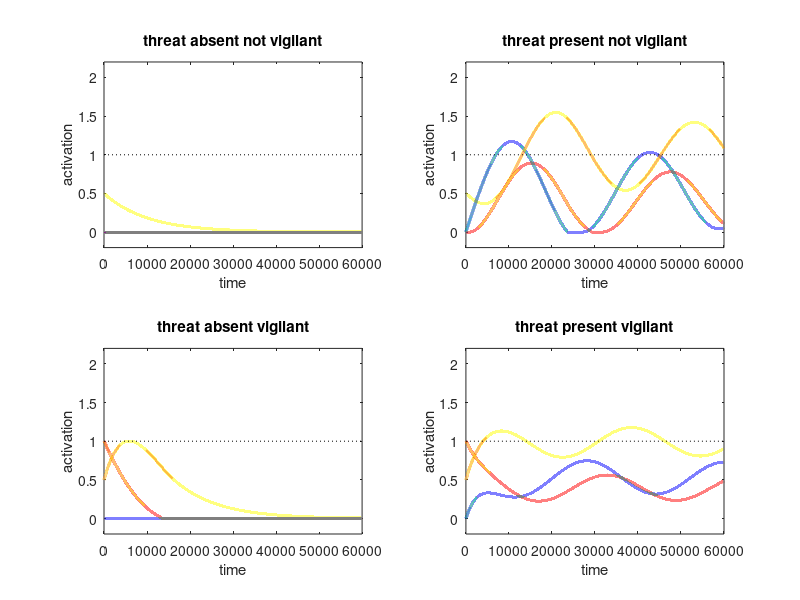

This chart was generated by the following MATLAB code:
function tstats=bada_nn_1999(psychstates,graphics)
% conceptual model to show why / how we shut down
% conceptual mechanisms
%   we don't like internal or external pain
%   so we are vigilant for external pain until the internal pain of it becomes too much
%      and we shut down internal pain / experience

if nargin<1, psychstates={'wellregulated'}; end
if nargin<2, graphics=1; end

if ~iscell(psychstates)
  psychstates={psychstates};
end

%comment

tstats.psychstates=psychstates;
%%%%%%%%%%%%%%%%%%%%%%%%%%%%%%%%%%%%%%%%%%%%%%%%%%%%%%%%
%% initialize the network for healthy and ruminative and BADA people
nodenames={'threat','vigilance','avoidance'};
tstats.nodenames=nodenames;
%over the diagonal is feed forward
% under the diagonal is feed backward
%healthywmat=[ 1        .5        0           ;   % external threat
%              0         1       .5           ;   % Salience/vigilance/rum
%	          -1       -.5        1         ];    % avoidance/control

momentum=.001;
timelimit=60000;
stimtime=60000;
noisemag=0;
%decvec=[0 -.0002 -.0002]; % natural decay in absence of stimuli
decvec=[0 0 0];
%noisemag=0.0001; % tiny noise completely changes the network - adds threat
                  % where there is none

%%%%%%%%%%%%%%%%%%%%%%%%%%%%%%%%%%%%%%%%%%%%%%%%%%%%%%%%%%%%%%%%
%% states we will model
% where we start
startstate=[0 0 0.5 ; % threat absent not vigilant
 	        0 0 0.5 ; % threat present not vigilant
	        0 1 0.5 ; % threat absent vigilant
	        0 1 0.5 ]; % threat present vigilant

% what comes in
instates= [0  0  0 ; % threat absent not vigilant
	      .1  0  0 ; % threat present not vigilant
	       0 0 0 ; % threat absent vigilant
	      .1 0 0 ]; % threat present vigilant

instatenames={'threat absent not vigilant','threat present not vigilant','threat absent vigilant','threat present vigilant'};
%%%%%%%%%%%%%%%%%%%%%%%%%%%%%%%%%%%%%%%%%%%%%%%%%%%%%%%
wthreatthreat=[1 1];
wthreatvigilance=[1 2];
wthreatavoid=[1 3];
wvigilancethreat=[2 1];
wvigilancevigilance=[2 2];
wvigilanceavoid=[2 3];
wavoidthreat=[3 1];
wavoidvigilance=[3 2];
wavoidavoid=[3 3];

wmat=[  .9        .15        0           ;   % external threat
   	     0         .9       .25          ;   % vigilance/salience
	  -.25       -.04        .9         ];   % avoidance/control


for statenum=1:length(psychstates)
  statetouse=psychstates{statenum};
  switch statetouse
   case 'reactive'
    % clearly that is fairly extreme
    % suppose we want sustained low level vigilance, just enough control
    wmat(1,2)=.6; % increase threat-vigilance
   case 'depressed' % low prefrontal inhibition
    wmat(2,3)=.05; % decrease vigilance->avoidance
   case 'ruminative'
    wmat(2,2)=1; % increase autoconnectivity of vigilance
   case 'avoidant'
    wmat(2,3)=.4;
   case 'noisy' % same as reactive but with noise
    noisemag=.00005;
   case 'lowperceive'
    wmat(1,2)=.015;
   case 'lowvigilant'
    wmat(2,2)=.5;
   case 'overcontrol'
    wmat(2,3)=.4;
   case 'wellregulated'
   case 'useglobals'
    global gwmat gstartstate ginstates;
    wmat=gwmat; startstate=gstartstate; instates=ginstates;
  end
end

tstats.wmat=wmat;



%%%%%%%%%%%%%%%%%%%%%%%%%%%%%%%%%%%%%%%%%%%%%%%%%%%%%%%%%%
%% Show the network's behavior


% healthy matrix
if graphics, figure(1); clf; end
for instate=1:size(instates,1)
  instate
  percept=squeeze(3.*momentum.*instates(instate,:))
  noisevec=noisemag.*(randn(1,length(percept))-.5);
  invec(1,:)=startstate(instate,:);
  for time=2:timelimit
    if time<stimtime
      invec(time,:)=slimit(decvec+noisevec+percept+(1-momentum).*invec(time-1,:)+(momentum.*((wmat'*invec(time-1,:)'))'));
    else
      invec(time,:)=slimit(decvec+noisevec+(1-momentum).*invec(time-1,:)+(momentum.*((wmat'*invec(time-1,:)'))'));      
    end
  end
  if graphics
    subplot(2,2,instate);
    plotinvec(invec,timelimit);
    title(instatenames{instate});
    allinvecs(instate,:,:)=invec;
  end
  for nodenum=1:size(invec,2)
    tstats.proptime0(instate,nodenum)=length(find(invec(:,nodenum)==0))./size(invec,1);
    tstats.proptime1(instate,nodenum)=length(find(invec(:,nodenum)>1))./size(invec,1);
    tstats.proptime2(instate,nodenum)=length(find(invec(:,nodenum)==2))./size(invec,1);
    tstats.AUC(instate,nodenum)=sum(invec(:,nodenum))./size(invec,1);
  end
end
%legend(nodenames);


%%%%%%%%%%%%%%%%%%%%%%%%%%%%%%%%%%%%%%
% implementing hard limit in which there is a high upper threshold on activation in the model
% and a low limit on negative activation (inhibition). This is neurally feasible as it represents 
% neural systems in which there is a low basal firing rate which can decrease somewhat but once a 
% neuron stops firing there is nowhere lower for it to go

function[logval]=slimit(x,thresh,negthresh) 
if nargin<2, thresh=2; end
if nargin<3, negthresh=0; end % was -.75
  
logval=min(max(x,negthresh),thresh);


%%%%%%%%%%%%%%%%%%%%%%%%%%%%%%%%%%%%%%%
% function that plots out the network
function plotinvec(net,timelimit)
if nargin<2, timelimit=size(net,2); end
h=plot(net);
set(h,'LineWidth',2.14);
xlabel('time');
ylabel('activation');
hold on
plot([0 timelimit],[1 1],'k:');
axis([0 timelimit -.2 2.2]);
